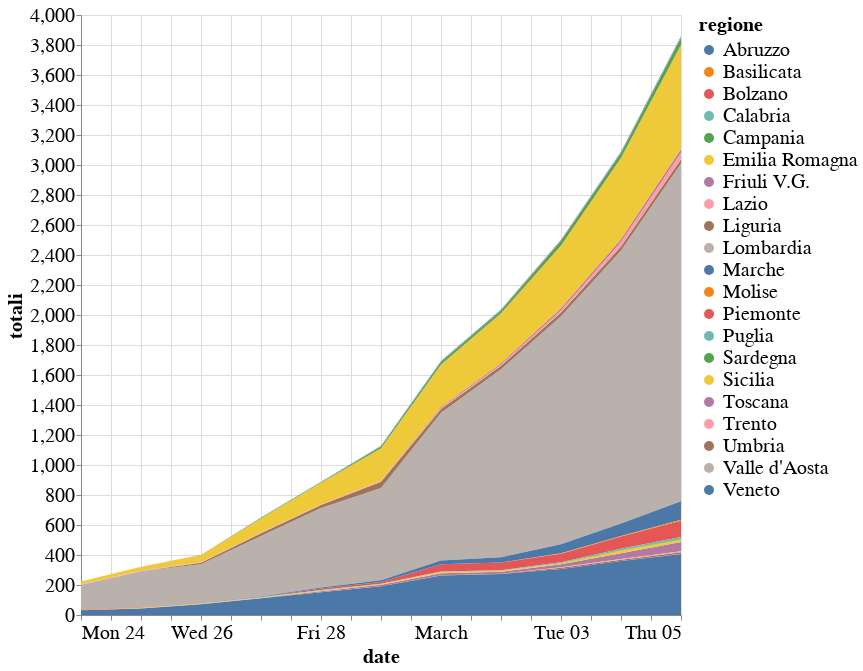

Here is the notebook cell this chart was saved with:
### Markdown cell above
## Number of confirmed cases by region, stacked

### Code cell
alt.Chart(regions_df).mark_area().encode(
    alt.Y('totali'),#, scale=alt.Scale(type='log')),
    x='date',
    color='regione',
    tooltip=['regione', 'date', 'totali']
).properties(
    height=600,
    width=600
).interactive()

### Figure 1 — Vega-Lite specification as saved in the notebook (floating-point values rounded to 4 significant figures; data arrays with more than 128 entries replaced by an {"elided": "..."} marker saying what was removed)
{"width": 600, "height": 600, "config": {"style": {"bar": {"size": 20}}, "legend": {"symbolSize": 100, "titleFontSize": 20, "labelFontSize": 20}, "axis": {"titleFontSize": 20, "labelFontSize": 20}}, "data": {"name": "data-b0ffe66214e3ab7e477716b0f4e9c495"}, "mark": "area", "encoding": {"color": {"type": "nominal", "field": "regione"}, "tooltip": [{"type": "nominal", "field": "regione"}, {"type": "temporal", "field": "date"}, {"type": "quantitative", "field": "totali"}], "x": {"type": "temporal", "field": "date"}, "y": {"type": "quantitative", "field": "totali"}}, "selection": {"selector006": {"type": "interval", "bind": "scales", "encodings": ["x", "y"]}}, "$schema": "https://vega.github.io/schema/vega-lite/v4.0.2.json", "datasets": {"data-b0ffe66214e3ab7e477716b0f4e9c495": {"elided": "165 records"}}}
